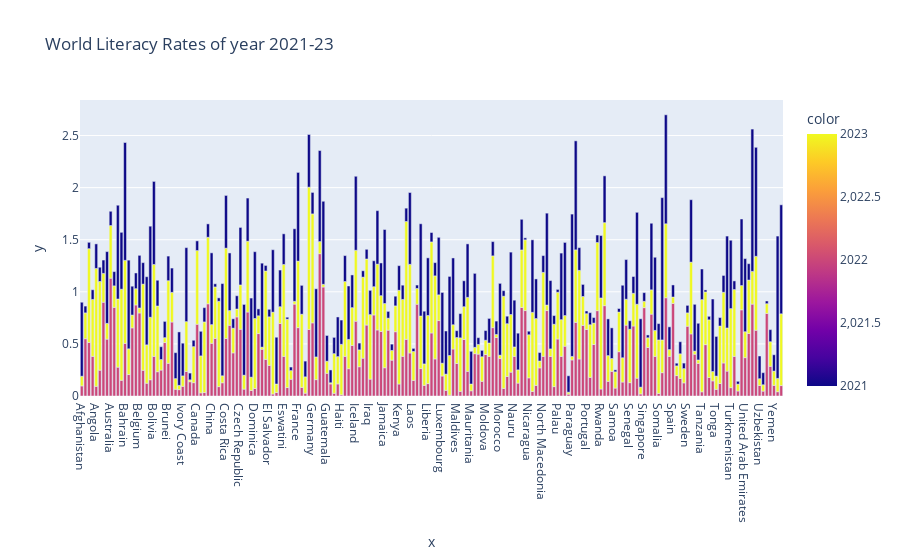

Notebook code for this chart:
### Markdown cell above
# Plot the year wise literacy rate of each country

### Code cell
import pandas as pd
import xlrd
import matplotlib.pyplot as plt
import plotly.express as px
df=pd.read_excel("world_literacy_data_2021_2023.xlsx")
df.fillna(mean_value,inplace=True)
# long_df = px.data.medals_long()
fig = px.bar(x=df.Country, y=df['Literacy Rate'], color=df.Year, title="World Literacy Rates of year 2021-23")
fig.show()

### Figure 1 — Plotly figure (JSON) as saved in the notebook; plotly's stock layout.template omitted (floating-point values rounded to 4 significant figures; data arrays with more than 128 entries replaced by an {"elided": "..."} marker saying what was removed)
{"data": [{"alignmentgroup": "True", "hovertemplate": "x=%{x}<br>y=%{y}<br>color=%{marker.color}<extra></extra>", "legendgroup": "", "marker": {"color": {"elided": "585 int values"}, "coloraxis": "coloraxis", "pattern": {"shape": ""}}, "name": "", "offsetgroup": "", "orientation": "v", "showlegend": false, "textposition": "auto", "type": "bar", "x": {"elided": "585 str values"}, "xaxis": "x", "y": {"elided": "585 float values"}, "yaxis": "y"}], "layout": {"autosize": true, "barmode": "relative", "coloraxis": {"colorbar": {"title": {"text": "color"}}, "colorscale": [[0, "#0d0887"], [0.1111, "#46039f"], [0.2222, "#7201a8"], [0.3333, "#9c179e"], [0.4444, "#bd3786"], [0.5556, "#d8576b"], [0.6667, "#ed7953"], [0.7778, "#fb9f3a"], [0.8889, "#fdca26"], [1, "#f0f921"]]}, "legend": {"tracegroupgap": 0}, "title": {"text": "World Literacy Rates of year 2021-23"}, "xaxis": {"anchor": "y", "autorange": true, "domain": [0, 1], "range": [-0.5, 194.5], "title": {"text": "x"}, "type": "category"}, "yaxis": {"anchor": "x", "autorange": true, "domain": [0, 1], "range": [0, 2.841], "title": {"text": "y"}, "type": "linear"}}}
